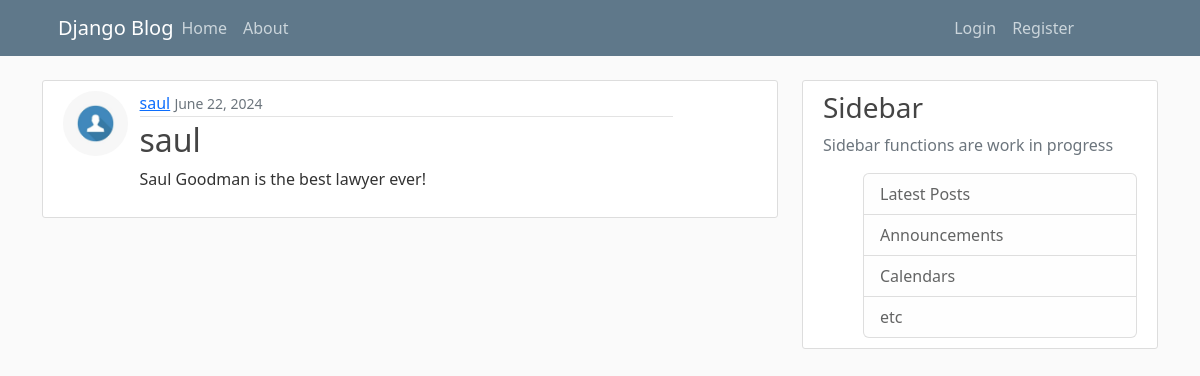
/en/post/18/, run on the app's committed database.
### blog/models.py (models this page shows, shortened)
class Post(models.Model):
    title = models.CharField(_('title'),max_length=100)
    content = models.TextField(_("content"))
    date_posted = models.DateTimeField(_("date posted"),default=timezone.now)
    author = models.ForeignKey(User,verbose_name=_("author"), on_delete=models.CASCADE)   # cascade --> nese fshihet user,
    class Meta:
        verbose_name = _('post')
        verbose_name_plural = _('posts')

### users/models.py (models this page shows, shortened)
class Profile(models.Model):
    user = models.OneToOneField(User, verbose_name=_("user") , on_delete=models.CASCADE)  # cascade --> nese fshihet user,
    image = models.ImageField(_('image'), default='default.jpg', upload_to='profile_pics')
    class Meta:
        verbose_name = _('profile')
        verbose_name_plural = _('profiles')

### blog/views.py (the view)
# urls.py: path('post/<int:pk>/', PostDetailView.as_view(), name='post-detail'),
class PostDetailView(DetailView):  # kur e bojm class based kerkon ket template: <app>/<model>_<viewtype>.html dhe
    model = Post

### blog/templates/blog/post_detail.html (shortened to what this page needs)
{% extends "blog/base.html" %}
{% load i18n %}
{% block content %}
<article class="media content-section">
    <div class="row">
        <div class="col-lg-1">
            <img class="rounded-circle article-img" src="{{ object.author.profile.image.url }}">
        </div>
        <div class="col-lg-3 blog-post-text" style="width: 80%">
            <div class="media-body">
                <div class="article-metadata">
                    <a class="mr-2" href="{% url 'user-posts' object.author.username %}">{{ object.author }}</a>
                    <small class="text-muted">{{ object.date_posted|date:"F d, Y" }}</small>
                </div>
                <h2 class="article-title" > {{ object.title }} </h2>
                <p class="article-content">{{ object.content }}</p>
            </div>
        </div>
    </div>
</article>
{% endblock %}

### blog/static/blog/styles.css (style rules this page uses)
body { background: #fafafa; color: #333333; margin-top: 5rem; }
h1, h2, h3, h4, h5, h6 { color: #444444; }
.content-section { background: #ffffff; padding: 10px 20px; border: 1px solid #dddddd; border-radius: 3px; margin-bottom: 20px; }
.article-title { color: #444444; }
.article-content { white-space: pre-line; }
.article-img { height: 65px; width: 65px; margin-right: 16px; }
.article-metadata { padding-bottom: 1px; margin-bottom: 4px; border-bottom: 1px solid #e3e3e3 }
.blog-post-text { padding-left: 4%; }

### data on the page
Post: author.profile.image (placeholder picture), author "saul", date_posted "June 22, 2024", title "saul", content "Saul Goodman is the best lawyer ever!"
